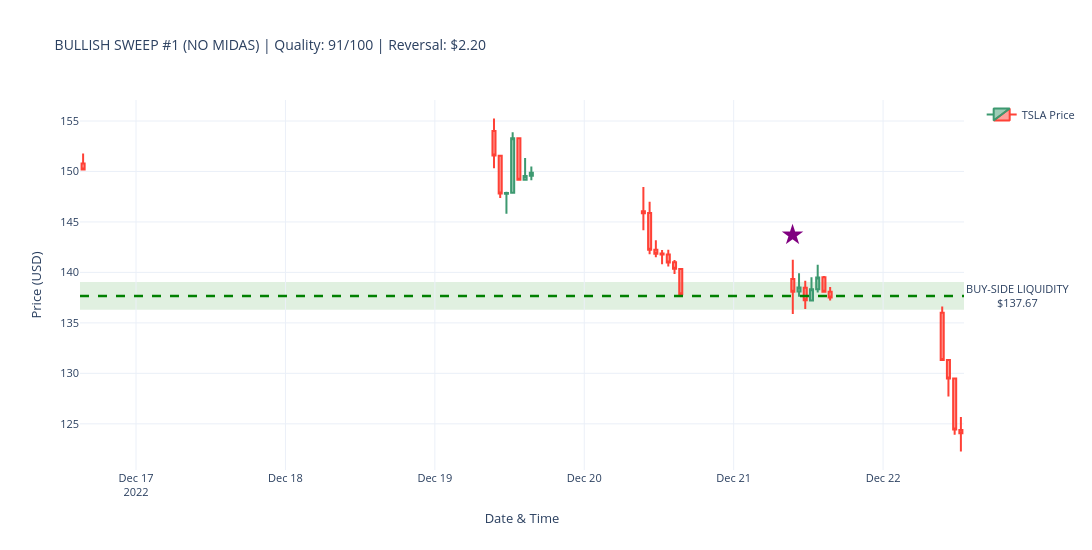
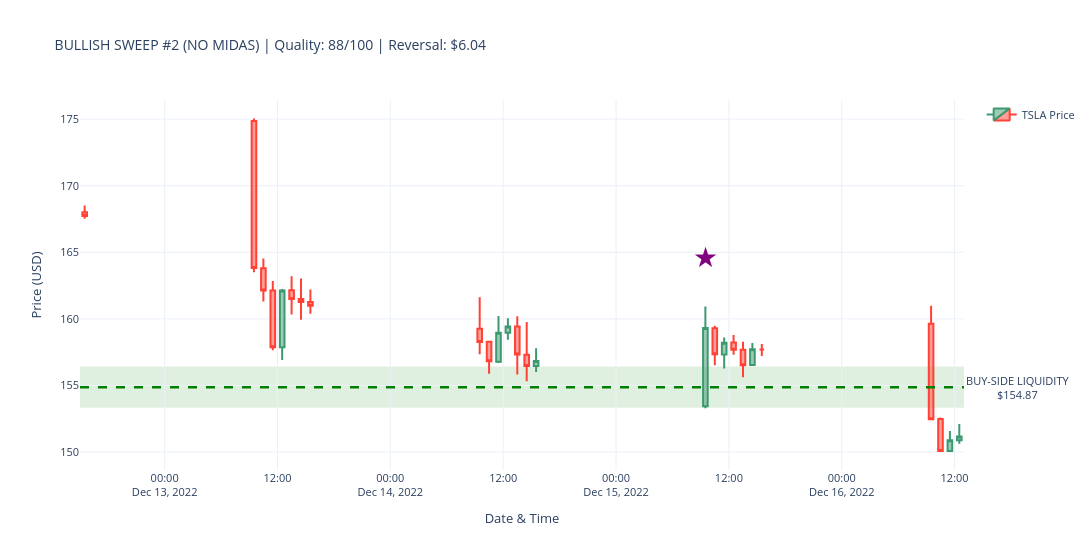
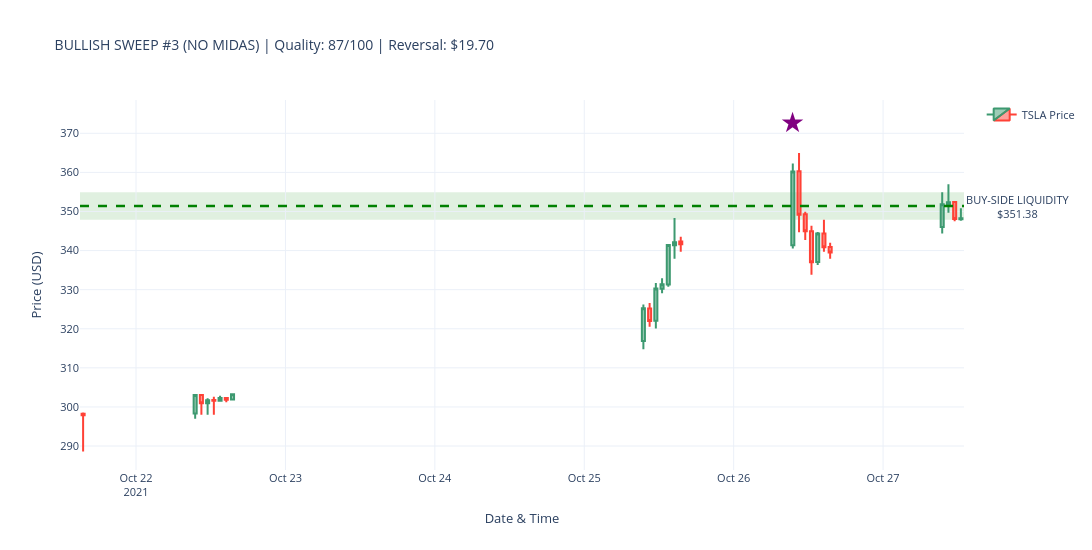
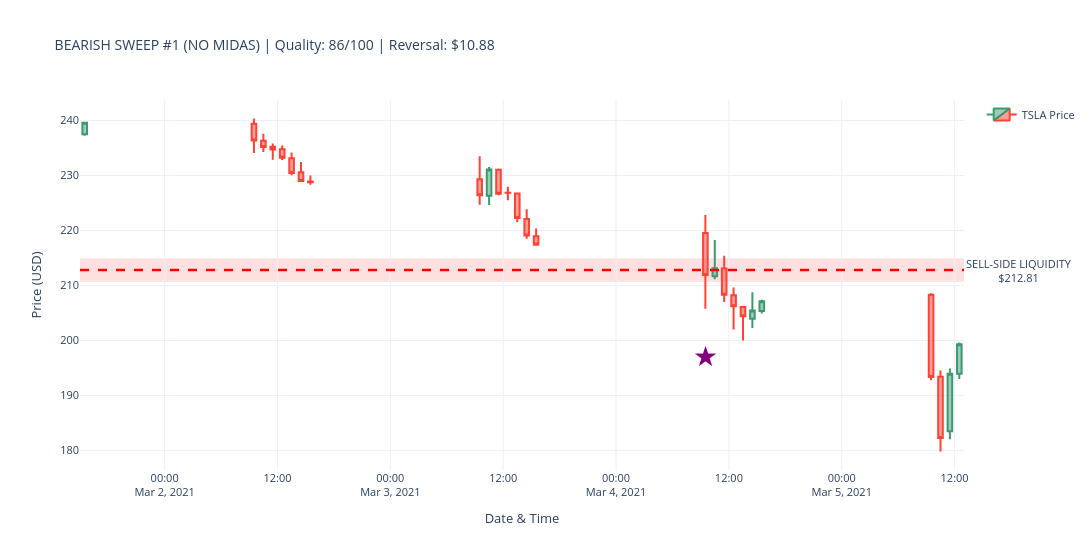

The notebook cell saved with these charts, in order:
### Code cell
# ---------------------------------------------------------------------------
# SWEEP DETECTION CANDLESTICK VISUALIZATIONS WITH LIQUIDITY ZONES
# ---------------------------------------------------------------------------
# ---------------------------------------------------------------------------
# SAFETY CHECK - Ensure Part 8 has executed
# ---------------------------------------------------------------------------
required_vars = ['zones_df_daily', 'zones_df_hourly', 'sweeps_hourly_no_midas', 'sweeps_hourly_with_midas', 'hourly_data']
missing_vars = [v for v in required_vars if v not in globals()]

if missing_vars:
    print(f"\n⚠ WARNING: Missing variables - {missing_vars}")
    print("Please execute Part 8 (Main Execution) cell first to generate zones and sweeps.")
    print("Skipping visualization...")
else:
    print("\n✓ All required variables present. Proceeding with visualization...")

# Only run visualization if all variables are present
if not missing_vars:

    print("\n" + "=" * 70)
    print("VISUALIZING TOP SWEEPS - CANDLESTICK CHARTS WITH LIQUIDITY ZONES")
    print("=" * 70)

    import plotly.graph_objects as go

    # Use existing hourly_data from earlier analysis
    price_data = hourly_data.copy()
    print(f"\n✓ Analysing hourly data: {len(price_data)} candles")
    print(f"  Date range: {price_data['timestamp'].min().date()} to {price_data['timestamp'].max().date()}")

    # Debug: Check sweeps
    print(f"\nSweep data check:")
    print(f"  NO MIDAS: {len(sweeps_hourly_no_midas)} total sweeps")
    if len(sweeps_hourly_no_midas) > 0:
        print(f"    - Bullish: {(sweeps_hourly_no_midas['sweep_type']=='BULLISH').sum()}")
        print(f"    - Bearish: {(sweeps_hourly_no_midas['sweep_type']=='BEARISH').sum()}")
    
    print(f"  WITH MIDAS: {len(sweeps_hourly_with_midas)} total sweeps")
    if len(sweeps_hourly_with_midas) > 0:
        print(f"    - Bullish: {(sweeps_hourly_with_midas['sweep_type']=='BULLISH').sum()}")
        print(f"    - Bearish: {(sweeps_hourly_with_midas['sweep_type']=='BEARISH').sum()}")

    # Candlestick plotting function with liquidity zones
    def make_candlestick_chart_with_zones(price_df, sweep_timestamp, zone_level, sweep_type, chart_title):
        """
        Create candlestick chart with liquidity zone shading
        Uses arrow/marker notation for sweep detection point
        """
        try:
            # Find closest candle to sweep time
            price_df_copy = price_df.copy()
            price_df_copy['ts_str'] = price_df_copy['timestamp'].astype(str).str[:10]
            sweep_ts_str = pd.to_datetime(sweep_timestamp).strftime('%Y-%m-%d')
        
            matching = price_df_copy[price_df_copy['ts_str'] == sweep_ts_str]
            if len(matching) == 0:
                return None
        
            sweep_idx = matching.index[0]
        
            # Get context: 15 before, 10 after
            # Convert index to position within price_df
            sweep_pos = price_df.index.get_loc(sweep_idx)
        
            # Get context: 15 before, 10 after
            start_pos = max(0, sweep_pos - 15)
            end_pos = min(len(price_df) - 1, sweep_pos + 10)
        
        
            subset = price_df.iloc[start_pos:end_pos+1].copy()
        
            # Create figure with larger size
            fig = go.Figure(data=[go.Candlestick(
                x=subset['timestamp'],
                open=subset['open'],
                high=subset['high'],
                low=subset['low'],
                close=subset['close'],
                name='TSLA Price'
            )])
        
            # Add liquidity zone as shaded region
            if sweep_type == 'BULLISH':
                # Buy-side liquidity zone (support)
                fig.add_hrect(
                    y0=zone_level * 0.99,
                    y1=zone_level * 1.01,
                    fillcolor='green',
                    opacity=0.12,
                    layer='below',
                    line_width=0
                )
                zone_color = 'green'
                zone_label = 'BUY-SIDE LIQUIDITY'
            else:
                # Sell-side liquidity zone (resistance)
                fig.add_hrect(
                    y0=zone_level * 0.99,
                    y1=zone_level * 1.01,
                    fillcolor='red',
                    opacity=0.12,
                    layer='below',
                    line_width=0
                )
                zone_color = 'red'
                zone_label = 'SELL-SIDE LIQUIDITY'
        
            # Add zone level line with label
            fig.add_hline(
                y=zone_level,
                line_width=2.5,
                line_dash='dash',
                line_color=zone_color,
                annotation_text=f'{zone_label}<br>${zone_level:.2f}',
                annotation_position='right',
                annotation=dict(font_size=11, bgcolor='rgba(255,255,255,0.8)')
            )
        
            # Add sweep detection point with arrow marker (no overlap with candle)
            # Add sweep detection point with arrow marker
            # Position within subset is sweep_pos - start_pos
            sweep_subset_pos = sweep_pos - start_pos
            sweep_x = subset.iloc[sweep_subset_pos]['timestamp']
            sweep_candle_high = subset.iloc[sweep_subset_pos]['high']
            sweep_candle_low = subset.iloc[sweep_subset_pos]['low']
        
            # Position arrow: buy-side above, sell-side below the candle
            candle_range = sweep_candle_high - sweep_candle_low
            if sweep_type == 'BULLISH':
                # Buy-side: star above the candle
                arrow_y = sweep_candle_high + candle_range * 0.5
                arrow_symbol = '★'
            else:
                # Sell-side: star below the candle
                arrow_y = sweep_candle_low - candle_range * 0.5
                arrow_symbol = '★'
        
            fig.add_annotation(
                x=sweep_x,
                y=arrow_y,
                text=arrow_symbol,
                showarrow=False,
                font=dict(size=28, color='purple'),
                xanchor='center'
            )
        
            fig.update_layout(
                title=dict(text=chart_title, font=dict(size=14)),
                yaxis_title='Price (USD)',
                xaxis_title='Date & Time',
                template='plotly_white',
                height=550,
                width=1150,
                hovermode='x unified',
                xaxis_rangeslider_visible=False,
                showlegend=True,
                font=dict(size=11),
                margin=dict(l=80, r=100, t=100, b=80)
            )
        
            return fig
        
        except Exception as e:
            print(f"      ✗ Error: {e}")
            return None

    # =========================================================================
    # PLOT NO MIDAS SWEEPS WITH LIQUIDITY ZONES
    # =========================================================================
    if len(sweeps_hourly_no_midas) > 0:
        print("\n" + "=" * 70)
        print("NO MIDAS SWEEPS WITH LIQUIDITY ZONES")
        print("=" * 70)
    
        # Get top 3 of each type
        bull_nm = sweeps_hourly_no_midas[sweeps_hourly_no_midas['sweep_type']=='BULLISH'].nlargest(3, 'sweep_quality_score')
        bear_nm = sweeps_hourly_no_midas[sweeps_hourly_no_midas['sweep_type']=='BEARISH'].nlargest(3, 'sweep_quality_score')
    
        print(f"\nBUYING SWEEPS - Targeting Buy-Side Liquidity ({len(bull_nm)}):")
        for i, (idx, row) in enumerate(bull_nm.iterrows(), 1):
            title = f"BULLISH SWEEP #{i} (NO MIDAS) | Quality: {row['sweep_quality_score']:.0f}/100 | Reversal: ${row['reversal_distance']:.2f}"
            print(f"  {i}. {row['timestamp']} - Buy-Side Zone: ${row['zone_level']:.2f}")
            fig = make_candlestick_chart_with_zones(price_data, row['timestamp'], row['zone_level'], 'BULLISH', title)
            if fig:
                fig.show()
            else:
                print(f"      → Could not create chart")
    
        print(f"\nSELLING SWEEPS - Targeting Sell-Side Liquidity ({len(bear_nm)}):")
        for i, (idx, row) in enumerate(bear_nm.iterrows(), 1):
            title = f"BEARISH SWEEP #{i} (NO MIDAS) | Quality: {row['sweep_quality_score']:.0f}/100 | Reversal: ${row['reversal_distance']:.2f}"
            print(f"  {i}. {row['timestamp']} - Sell-Side Zone: ${row['zone_level']:.2f}")
            fig = make_candlestick_chart_with_zones(price_data, row['timestamp'], row['zone_level'], 'BEARISH', title)
            if fig:
                fig.show()
            else:
                print(f"      → Could not create chart")
    else:
        print("\n✗ No sweeps in NO MIDAS dataset")

    # =========================================================================
    # PLOT WITH MIDAS SWEEPS WITH LIQUIDITY ZONES
    # =========================================================================
    if len(sweeps_hourly_with_midas) > 0:
        print("\n" + "=" * 70)
        print("WITH MIDAS SWEEPS WITH LIQUIDITY ZONES")
        print("=" * 70)
    
        # Get top 3 of each type
        bull_wm = sweeps_hourly_with_midas[sweeps_hourly_with_midas['sweep_type']=='BULLISH'].nlargest(3, 'sweep_quality_score')
        bear_wm = sweeps_hourly_with_midas[sweeps_hourly_with_midas['sweep_type']=='BEARISH'].nlargest(3, 'sweep_quality_score')
    
        print(f"\nBUYING SWEEPS - Targeting Buy-Side Liquidity ({len(bull_wm)}):")
        for i, (idx, row) in enumerate(bull_wm.iterrows(), 1):
            title = f"BULLISH SWEEP #{i} (WITH MIDAS) | Quality: {row['sweep_quality_score']:.0f}/100 | Reversal: ${row['reversal_distance']:.2f}"
            print(f"  {i}. {row['timestamp']} - Buy-Side Zone: ${row['zone_level']:.2f}")
            fig = make_candlestick_chart_with_zones(price_data, row['timestamp'], row['zone_level'], 'BULLISH', title)
            if fig:
                fig.show()
            else:
                print(f"      → Could not create chart")
    
        print(f"\nSELLING SWEEPS - Targeting Sell-Side Liquidity ({len(bear_wm)}):")
        for i, (idx, row) in enumerate(bear_wm.iterrows(), 1):
            title = f"BEARISH SWEEP #{i} (WITH MIDAS) | Quality: {row['sweep_quality_score']:.0f}/100 | Reversal: ${row['reversal_distance']:.2f}"
            print(f"  {i}. {row['timestamp']} - Sell-Side Zone: ${row['zone_level']:.2f}")
            fig = make_candlestick_chart_with_zones(price_data, row['timestamp'], row['zone_level'], 'BEARISH', title)
            if fig:
                fig.show()
            else:
                print(f"      → Could not create chart")
    else:
        print("\n✗ No sweeps in WITH MIDAS dataset")

    print("\n" + "=" * 70)
    print("✓ LIQUIDITY ZONE SWEEP VISUALIZATION COMPLETE")
    print("=" * 70)
    print("\nVISUAL LEGEND:")
    print("  🟢 GREEN SHADED ZONE: Buy-Side Liquidity (Support)")
    print("  🔴 RED SHADED ZONE: Sell-Side Liquidity (Resistance)")
    print("  — Star: Sweep Detection Point")
    print("  - - DASHED LINE: Liquidity Zone Level")

### Figure 1 — Plotly figure (JSON) as saved in the notebook; plotly's stock layout.template omitted (floating-point values rounded to 4 significant figures)
{"data": [{"close": [150.2, 151.6, 147.8, 147.9, 153.3, 149.2, 149.6, 149.9, 145.9, 142.2, 141.9, 141.8, 141.0, 140.4, 137.8, 138.1, 138.5, 137.2, 138.3, 139.5, 138.1, 137.5, 131.3, 129.5, 124.5, 124.1], "high": [151.8, 155.2, 151.6, 148.0, 153.9, 153.3, 151.3, 150.5, 148.5, 147.0, 143.2, 142.2, 142.2, 141.2, 140.4, 141.3, 139.9, 139.2, 139.5, 140.8, 139.7, 138.6, 136.6, 131.3, 129.6, 125.7], "low": [150.2, 150.3, 147.4, 145.8, 147.8, 149.2, 149.2, 149.1, 144.2, 141.8, 141.5, 140.8, 140.6, 139.8, 137.7, 135.9, 137.6, 136.4, 137.2, 138.0, 138.0, 137.2, 131.3, 127.7, 123.9, 122.3], "name": "TSLA Price", "open": [150.8, 154.0, 151.6, 147.8, 147.9, 153.3, 149.2, 149.6, 146.1, 145.9, 142.2, 141.9, 141.8, 141.0, 140.3, 139.3, 138.1, 138.5, 137.2, 138.3, 139.5, 138.1, 136.0, 131.3, 129.5, 124.4], "type": "candlestick", "x": ["2022-12-16T15:30:00.000000000", "2022-12-19T09:30:00.000000000", "2022-12-19T10:30:00.000000000", "2022-12-19T11:30:00.000000000", "2022-12-19T12:30:00.000000000", "2022-12-19T13:30:00.000000000", "2022-12-19T14:30:00.000000000", "2022-12-19T15:30:00.000000000", "2022-12-20T09:30:00.000000000", "2022-12-20T10:30:00.000000000", "2022-12-20T11:30:00.000000000", "2022-12-20T12:30:00.000000000", "2022-12-20T13:30:00.000000000", "2022-12-20T14:30:00.000000000", "2022-12-20T15:30:00.000000000", "2022-12-21T09:30:00.000000000", "2022-12-21T10:30:00.000000000", "2022-12-21T11:30:00.000000000", "2022-12-21T12:30:00.000000000", "2022-12-21T13:30:00.000000000", "2022-12-21T14:30:00.000000000", "2022-12-21T15:30:00.000000000", "2022-12-22T09:30:00.000000000", "2022-12-22T10:30:00.000000000", "2022-12-22T11:30:00.000000000", "2022-12-22T12:30:00.000000000"]}], "layout": {"annotations": [{"bgcolor": "rgba(255,255,255,0.8)", "font": {"size": 11}, "showarrow": false, "text": "BUY-SIDE LIQUIDITY<br>$137.67", "x": 1, "xanchor": "left", "xref": "x domain", "y": 137.7, "yanchor": "middle", "yref": "y"}, {"font": {"color": "purple", "size": 28}, "showarrow": false, "text": "★", "x": "2022-12-21T09:30:00", "xanchor": "center", "y": 143.9}], "font": {"size": 11}, "height": 550, "hovermode": "x unified", "margin": {"b": 80, "l": 80, "r": 100, "t": 100}, "shapes": [{"fillcolor": "green", "layer": "below", "line": {"width": 0}, "opacity": 0.12, "type": "rect", "x0": 0, "x1": 1, "xref": "x domain", "y0": 136.3, "y1": 139.0, "yref": "y"}, {"line": {"color": "green", "dash": "dash", "width": 2.5}, "type": "line", "x0": 0, "x1": 1, "xref": "x domain", "y0": 137.7, "y1": 137.7, "yref": "y"}], "showlegend": true, "title": {"font": {"size": 14}, "text": "BULLISH SWEEP #1 (NO MIDAS) | Quality: 91/100 | Reversal: $2.20"}, "width": 1150, "xaxis": {"rangeslider": {"visible": false}, "title": {"text": "Date & Time"}}, "yaxis": {"title": {"text": "Price (USD)"}}}}

### Figure 2 — Plotly figure (JSON) as saved in the notebook; plotly's stock layout.template omitted (floating-point values rounded to 4 significant figures)
{"data": [{"close": [167.7, 163.8, 162.1, 157.9, 162.1, 161.5, 161.3, 161.0, 158.3, 156.8, 159.0, 159.4, 157.3, 156.5, 156.8, 159.3, 157.3, 158.2, 157.7, 156.5, 157.7, 157.7, 152.5, 150.1, 150.9, 151.2], "high": [168.5, 175.1, 164.5, 162.8, 162.2, 163.2, 163.0, 162.2, 161.6, 158.3, 160.2, 160.1, 160.2, 159.8, 157.8, 160.9, 159.5, 158.6, 158.8, 158.3, 158.2, 158.1, 161.0, 152.6, 151.6, 152.1], "low": [167.5, 163.5, 161.3, 157.6, 156.9, 160.3, 159.9, 160.4, 157.3, 155.9, 156.7, 158.4, 155.8, 155.3, 156.0, 153.3, 156.5, 156.3, 157.3, 155.6, 156.5, 157.2, 152.4, 150.0, 150.1, 150.6], "name": "TSLA Price", "open": [168.0, 174.9, 163.8, 162.1, 157.9, 162.2, 161.5, 161.3, 159.2, 158.3, 156.8, 159.0, 159.4, 157.3, 156.5, 153.4, 159.3, 157.3, 158.2, 157.7, 156.5, 157.7, 159.6, 152.5, 150.1, 150.9], "type": "candlestick", "x": ["2022-12-12T15:30:00.000000000", "2022-12-13T09:30:00.000000000", "2022-12-13T10:30:00.000000000", "2022-12-13T11:30:00.000000000", "2022-12-13T12:30:00.000000000", "2022-12-13T13:30:00.000000000", "2022-12-13T14:30:00.000000000", "2022-12-13T15:30:00.000000000", "2022-12-14T09:30:00.000000000", "2022-12-14T10:30:00.000000000", "2022-12-14T11:30:00.000000000", "2022-12-14T12:30:00.000000000", "2022-12-14T13:30:00.000000000", "2022-12-14T14:30:00.000000000", "2022-12-14T15:30:00.000000000", "2022-12-15T09:30:00.000000000", "2022-12-15T10:30:00.000000000", "2022-12-15T11:30:00.000000000", "2022-12-15T12:30:00.000000000", "2022-12-15T13:30:00.000000000", "2022-12-15T14:30:00.000000000", "2022-12-15T15:30:00.000000000", "2022-12-16T09:30:00.000000000", "2022-12-16T10:30:00.000000000", "2022-12-16T11:30:00.000000000", "2022-12-16T12:30:00.000000000"]}], "layout": {"annotations": [{"bgcolor": "rgba(255,255,255,0.8)", "font": {"size": 11}, "showarrow": false, "text": "BUY-SIDE LIQUIDITY<br>$154.87", "x": 1, "xanchor": "left", "xref": "x domain", "y": 154.9, "yanchor": "middle", "yref": "y"}, {"font": {"color": "purple", "size": 28}, "showarrow": false, "text": "★", "x": "2022-12-15T09:30:00", "xanchor": "center", "y": 164.8}], "font": {"size": 11}, "height": 550, "hovermode": "x unified", "margin": {"b": 80, "l": 80, "r": 100, "t": 100}, "shapes": [{"fillcolor": "green", "layer": "below", "line": {"width": 0}, "opacity": 0.12, "type": "rect", "x0": 0, "x1": 1, "xref": "x domain", "y0": 153.3, "y1": 156.4, "yref": "y"}, {"line": {"color": "green", "dash": "dash", "width": 2.5}, "type": "line", "x0": 0, "x1": 1, "xref": "x domain", "y0": 154.9, "y1": 154.9, "yref": "y"}], "showlegend": true, "title": {"font": {"size": 14}, "text": "BULLISH SWEEP #2 (NO MIDAS) | Quality: 88/100 | Reversal: $6.04"}, "width": 1150, "xaxis": {"rangeslider": {"visible": false}, "title": {"text": "Date & Time"}}, "yaxis": {"title": {"text": "Price (USD)"}}}}

### Figure 3 — Plotly figure (JSON) as saved in the notebook; plotly's stock layout.template omitted (floating-point values rounded to 4 significant figures)
{"data": [{"close": [297.9, 303.0, 301.0, 301.7, 301.6, 302.3, 301.8, 303.2, 325.2, 322.0, 330.3, 331.4, 341.4, 342.1, 341.6, 360.2, 349.2, 344.9, 337.0, 344.3, 340.9, 339.5, 351.9, 352.3, 348.1, 348.2], "high": [298.6, 303.3, 303.2, 302.2, 302.6, 302.9, 302.5, 303.3, 326.2, 326.6, 331.7, 332.9, 341.7, 348.3, 343.5, 362.3, 365.0, 349.9, 346.3, 344.8, 347.9, 342.0, 354.9, 357.0, 352.7, 350.8], "low": [288.6, 297.0, 298.0, 298.0, 298.0, 301.4, 301.2, 301.9, 314.7, 320.5, 320.1, 329.1, 330.8, 337.9, 339.7, 340.5, 344.7, 342.7, 333.8, 336.3, 339.7, 337.9, 344.3, 349.7, 347.5, 347.6], "name": "TSLA Price", "open": [298.2, 298.3, 303.0, 301.0, 301.8, 301.6, 302.3, 301.9, 316.9, 325.2, 322.0, 330.3, 331.3, 341.4, 342.3, 341.4, 360.3, 349.3, 344.9, 337.1, 344.4, 340.9, 346.0, 351.9, 352.4, 348.0], "type": "candlestick", "x": ["2021-10-21T15:30:00.000000000", "2021-10-22T09:30:00.000000000", "2021-10-22T10:30:00.000000000", "2021-10-22T11:30:00.000000000", "2021-10-22T12:30:00.000000000", "2021-10-22T13:30:00.000000000", "2021-10-22T14:30:00.000000000", "2021-10-22T15:30:00.000000000", "2021-10-25T09:30:00.000000000", "2021-10-25T10:30:00.000000000", "2021-10-25T11:30:00.000000000", "2021-10-25T12:30:00.000000000", "2021-10-25T13:30:00.000000000", "2021-10-25T14:30:00.000000000", "2021-10-25T15:30:00.000000000", "2021-10-26T09:30:00.000000000", "2021-10-26T10:30:00.000000000", "2021-10-26T11:30:00.000000000", "2021-10-26T12:30:00.000000000", "2021-10-26T13:30:00.000000000", "2021-10-26T14:30:00.000000000", "2021-10-26T15:30:00.000000000", "2021-10-27T09:30:00.000000000", "2021-10-27T10:30:00.000000000", "2021-10-27T11:30:00.000000000", "2021-10-27T12:30:00.000000000"]}], "layout": {"annotations": [{"bgcolor": "rgba(255,255,255,0.8)", "font": {"size": 11}, "showarrow": false, "text": "BUY-SIDE LIQUIDITY<br>$351.38", "x": 1, "xanchor": "left", "xref": "x domain", "y": 351.4, "yanchor": "middle", "yref": "y"}, {"font": {"color": "purple", "size": 28}, "showarrow": false, "text": "★", "x": "2021-10-26T09:30:00", "xanchor": "center", "y": 373.1}], "font": {"size": 11}, "height": 550, "hovermode": "x unified", "margin": {"b": 80, "l": 80, "r": 100, "t": 100}, "shapes": [{"fillcolor": "green", "layer": "below", "line": {"width": 0}, "opacity": 0.12, "type": "rect", "x0": 0, "x1": 1, "xref": "x domain", "y0": 347.9, "y1": 354.9, "yref": "y"}, {"line": {"color": "green", "dash": "dash", "width": 2.5}, "type": "line", "x0": 0, "x1": 1, "xref": "x domain", "y0": 351.4, "y1": 351.4, "yref": "y"}], "showlegend": true, "title": {"font": {"size": 14}, "text": "BULLISH SWEEP #3 (NO MIDAS) | Quality: 87/100 | Reversal: $19.70"}, "width": 1150, "xaxis": {"rangeslider": {"visible": false}, "title": {"text": "Date & Time"}}, "yaxis": {"title": {"text": "Price (USD)"}}}}

### Figure 4 — Plotly figure (JSON) as saved in the notebook; plotly's stock layout.template omitted (floating-point values rounded to 4 significant figures)
{"data": [{"close": [239.6, 236.4, 235.2, 234.7, 233.2, 230.4, 229.0, 228.8, 226.4, 231.1, 226.7, 226.8, 222.3, 219.1, 217.4, 211.9, 213.1, 208.3, 206.2, 204.4, 205.5, 207.2, 193.4, 182.3, 193.9, 199.3], "high": [239.6, 240.4, 237.6, 235.8, 235.5, 234.2, 232.5, 230.0, 233.5, 231.6, 231.3, 227.9, 226.8, 223.9, 220.4, 222.8, 218.3, 215.4, 209.7, 206.2, 208.8, 207.4, 208.6, 194.6, 194.9, 199.6], "low": [237.2, 234.1, 234.3, 232.9, 232.8, 230.0, 228.9, 228.3, 224.7, 224.6, 226.4, 225.5, 221.5, 218.5, 217.3, 205.8, 211.1, 207.0, 202.0, 200.0, 202.3, 204.9, 192.8, 179.8, 182.1, 193.0], "name": "TSLA Price", "open": [237.5, 239.4, 236.3, 235.2, 234.8, 233.2, 230.6, 228.9, 229.3, 226.3, 231.1, 226.9, 226.8, 222.1, 218.9, 219.6, 211.7, 213.1, 208.2, 206.1, 204.0, 205.4, 208.3, 193.4, 183.5, 193.9], "type": "candlestick", "x": ["2021-03-01T15:30:00.000000000", "2021-03-02T09:30:00.000000000", "2021-03-02T10:30:00.000000000", "2021-03-02T11:30:00.000000000", "2021-03-02T12:30:00.000000000", "2021-03-02T13:30:00.000000000", "2021-03-02T14:30:00.000000000", "2021-03-02T15:30:00.000000000", "2021-03-03T09:30:00.000000000", "2021-03-03T10:30:00.000000000", "2021-03-03T11:30:00.000000000", "2021-03-03T12:30:00.000000000", "2021-03-03T13:30:00.000000000", "2021-03-03T14:30:00.000000000", "2021-03-03T15:30:00.000000000", "2021-03-04T09:30:00.000000000", "2021-03-04T10:30:00.000000000", "2021-03-04T11:30:00.000000000", "2021-03-04T12:30:00.000000000", "2021-03-04T13:30:00.000000000", "2021-03-04T14:30:00.000000000", "2021-03-04T15:30:00.000000000", "2021-03-05T09:30:00.000000000", "2021-03-05T10:30:00.000000000", "2021-03-05T11:30:00.000000000", "2021-03-05T12:30:00.000000000"]}], "layout": {"annotations": [{"bgcolor": "rgba(255,255,255,0.8)", "font": {"size": 11}, "showarrow": false, "text": "SELL-SIDE LIQUIDITY<br>$212.81", "x": 1, "xanchor": "left", "xref": "x domain", "y": 212.8, "yanchor": "middle", "yref": "y"}, {"font": {"color": "purple", "size": 28}, "showarrow": false, "text": "★", "x": "2021-03-04T09:30:00", "xanchor": "center", "y": 197.3}], "font": {"size": 11}, "height": 550, "hovermode": "x unified", "margin": {"b": 80, "l": 80, "r": 100, "t": 100}, "shapes": [{"fillcolor": "red", "layer": "below", "line": {"width": 0}, "opacity": 0.12, "type": "rect", "x0": 0, "x1": 1, "xref": "x domain", "y0": 210.7, "y1": 214.9, "yref": "y"}, {"line": {"color": "red", "dash": "dash", "width": 2.5}, "type": "line", "x0": 0, "x1": 1, "xref": "x domain", "y0": 212.8, "y1": 212.8, "yref": "y"}], "showlegend": true, "title": {"font": {"size": 14}, "text": "BEARISH SWEEP #1 (NO MIDAS) | Quality: 86/100 | Reversal: $10.88"}, "width": 1150, "xaxis": {"rangeslider": {"visible": false}, "title": {"text": "Date & Time"}}, "yaxis": {"title": {"text": "Price (USD)"}}}}
